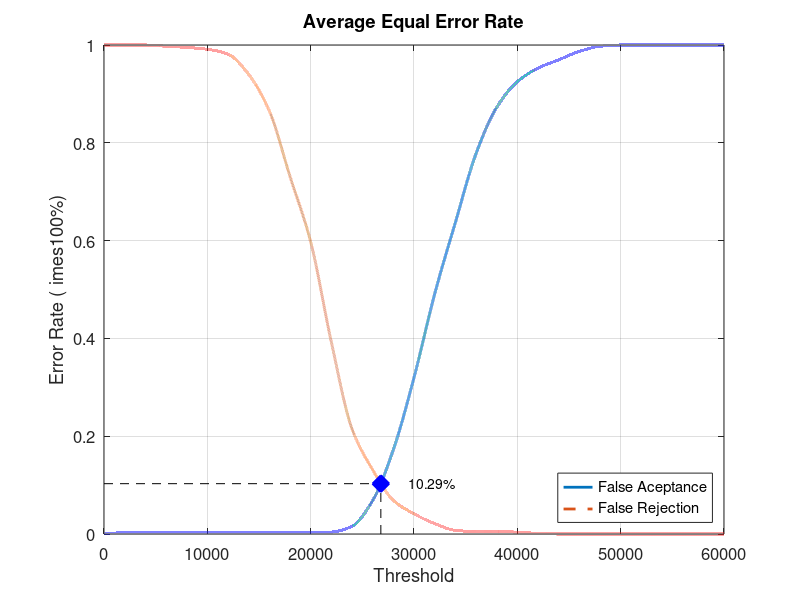
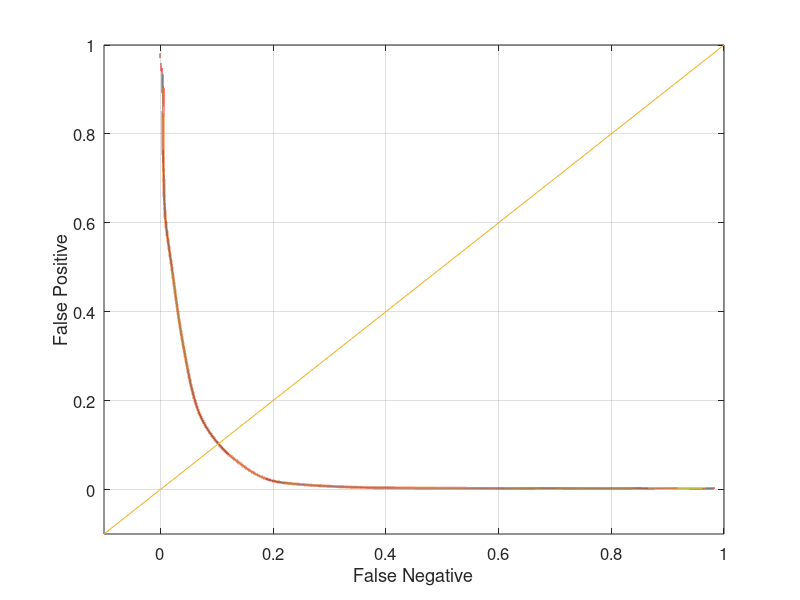

MATLAB code for these plots, in order:
close all;
clear;
clc;
x = 0:2000:60000;
xq = 0:0.5:60000;

y0 = [0 0.00263158 0.00263158 0.00263158 0.00263158 0.00263158 0.00263158 0.00263158 0.00263158 0.00263158 0.00263158 0.00394737 0.0157895 0.0684211 0.172368 0.319737 0.49079 0.636842 0.777632 0.872368 0.925 0.952632 0.969737 0.986842 0.997368 1 1 1 1 1 1]
yy0 = interp1(x, y0, xq, 'pchip');
y1 = [1 1 1 0.9975 0.995 0.99125 0.98125 0.94 0.865 0.73125 0.5975 0.3925 0.215 0.13125 0.06875 0.04125 0.02125 0.0075 0.005 0.005 0.00375 0.00125 0 0 0 0 0 0 0 0 0]
yy1 = interp1(x, y1, xq, 'pchip');

% Calculating EER: 
y2 = abs(y0 - y1);
find(y2 == min(y2))
yy2 = abs(yy0 - yy1);
xEER = find(yy2 == min(yy2));
xEERIndex = xq(xEER) % X-axis EER
yEER = yy0(xEER) % Y-axis EER

main = figure
plot(xq, yy0,'-','LineWidth', 2);	hold on
plot(xq, yy1,'--','LineWidth', 2);	hold on
plot([xEERIndex xEERIndex], [0 yEER], 'k--');	hold on
plot([0 xEERIndex], [yEER yEER], 'k--');	hold on
plot(xEERIndex, yEER, 'bx', 'LineWidth', 10);	hold on
text(xEERIndex + 10 * xEERIndex / 100, yEER, [num2str(round((10000 * yEER)) / 100) '%'])
legend('False Aceptance', 'False Rejection', 'Location', 'SouthEast')
xlabel('Threshold')
ylabel('Error Rate (	imes100%)')
title('Average Equal Error Rate')
set(gca, 'FontSize', 12)
axis([0 60000 0 1])
grid on

print(main, 'Experiment1AverageMain', '-dpng');
FNRxFPR = figure('Color', [1 1 1]);
plot(yy1, yy0, '-', yy1, yy0, 'LineWidth', 2);
hold on
y = -0.1:0.1:1
plot(y, y); 
set(gca, 'FontSize', 12)
xlabel('False Negative')
ylabel('False Positive')
axis([-0.1 1 -0.1 1])
set(gca, 'FontSize', 12)
grid on

print(FNRxFPR, 'Experiment1AverageFNRxFPR','-dpng');
